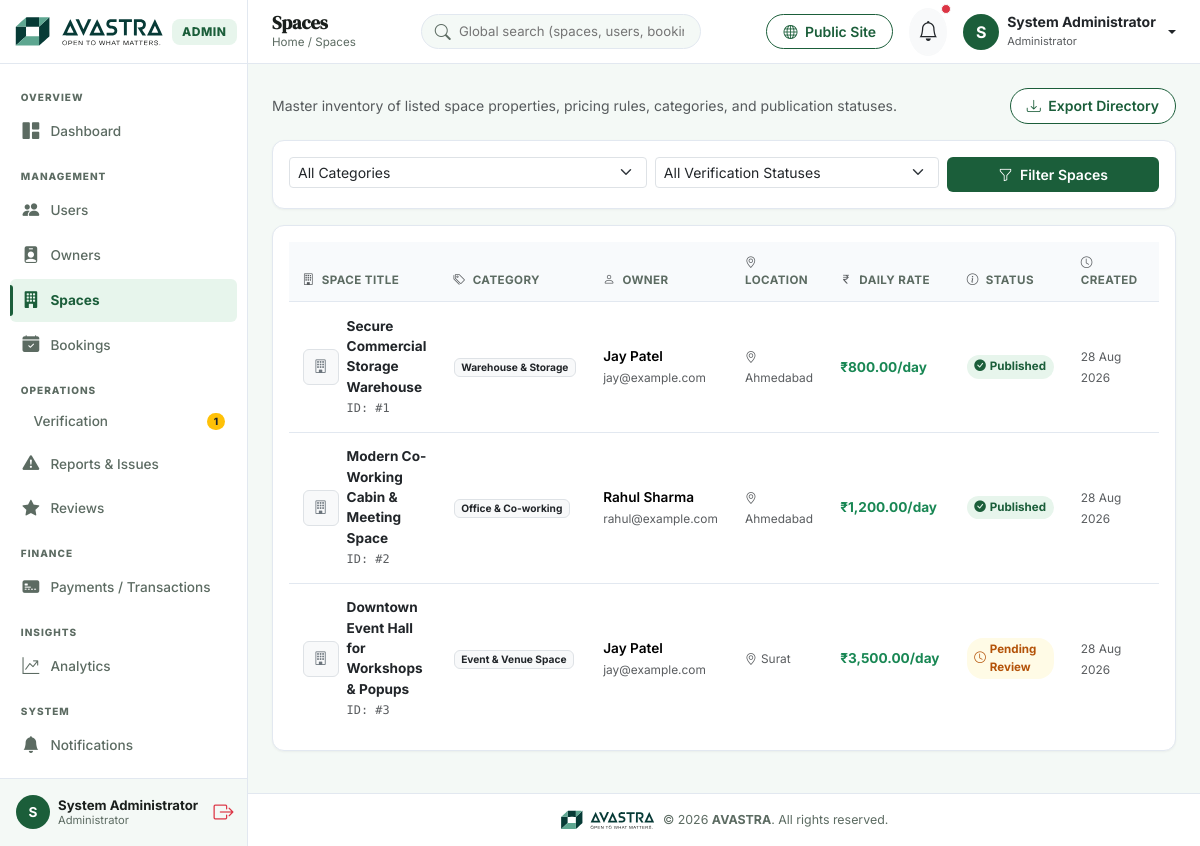
The page /admin/spaces.php (signed in) on the database its author committed.
### tables this page shows
CREATE TABLE IF NOT EXISTS `spaces` (
  `id` INT AUTO_INCREMENT PRIMARY KEY,
  `owner_id` INT NOT NULL,
  `category_id` INT NOT NULL,
  `title` VARCHAR(255) NOT NULL,
  `description` TEXT NOT NULL,
  `address` TEXT NOT NULL,
  `city` VARCHAR(100) NOT NULL,
  `state` VARCHAR(100) NOT NULL,
  `zip_code` VARCHAR(20) NOT NULL,
  `latitude` DECIMAL(10, 8) DEFAULT NULL,
  `longitude` DECIMAL(11, 8) DEFAULT NULL,
  `total_sqft` INT NOT NULL,
  `max_capacity` INT DEFAULT 10,
  `daily_rate` DECIMAL(10, 2) NOT NULL,
  `weekly_rate` DECIMAL(10, 2) DEFAULT NULL,
  `monthly_rate` DECIMAL(10, 2) DEFAULT NULL,
  `security_deposit` DECIMAL(10, 2) DEFAULT 0.00,
  `verification_status` ENUM('pending', 'approved', 'rejected') NOT NULL DEFAULT 'pending',
  `rejection_reason` TEXT DEFAULT NULL,
  `is_active` TINYINT(1) DEFAULT 1,
  `created_at` TIMESTAMP DEFAULT CURRENT_TIMESTAMP,
  `updated_at` TIMESTAMP DEFAULT CURRENT_TIMESTAMP ON UPDATE CURRENT_TIMESTAMP,
  FOREIGN KEY (`owner_id`) REFERENCES `users` (`id`) ON DELETE CASCADE,
  FOREIGN KEY (`category_id`) REFERENCES `categories` (`id`) ON DELETE CASCADE
);

CREATE TABLE IF NOT EXISTS `categories` (
  `id` INT AUTO_INCREMENT PRIMARY KEY,
  `name` VARCHAR(100) NOT NULL UNIQUE,
  `slug` VARCHAR(120) NOT NULL UNIQUE,
  `description` TEXT DEFAULT NULL,
  `icon` VARCHAR(100) DEFAULT 'bi-building',
  `is_active` TINYINT(1) DEFAULT 1,
  `created_at` TIMESTAMP DEFAULT CURRENT_TIMESTAMP
);

CREATE TABLE IF NOT EXISTS `users` (
  `id` INT AUTO_INCREMENT PRIMARY KEY,
  `role_id` INT NOT NULL DEFAULT 2,
  `full_name` VARCHAR(100) NOT NULL,
  `email` VARCHAR(150) NOT NULL UNIQUE,
  `password_hash` VARCHAR(255) NOT NULL,
  `phone` VARCHAR(20) DEFAULT NULL,
  `profile_image` VARCHAR(255) DEFAULT 'default-avatar.png',
  `address` TEXT DEFAULT NULL,
  `city` VARCHAR(100) DEFAULT NULL,
  `state` VARCHAR(100) DEFAULT NULL,
  `zip_code` VARCHAR(20) DEFAULT NULL,
  `status` ENUM('active', 'inactive', 'blocked', 'pending') NOT NULL DEFAULT 'active',
  `email_verified` TINYINT(1) DEFAULT 0,
  `created_at` TIMESTAMP DEFAULT CURRENT_TIMESTAMP,
  `updated_at` TIMESTAMP DEFAULT CURRENT_TIMESTAMP ON UPDATE CURRENT_TIMESTAMP,
  FOREIGN KEY (`role_id`) REFERENCES `roles` (`id`) ON DELETE CASCADE
);

### admin/spaces.php (the view, shortened to what this page needs)
<?php
require_once __DIR__ . '/includes/header.php';
require_once __DIR__ . '/includes/sidebar.php';
$db = Database::getInstance();
$statusFilter = $_GET['status'] ?? 'all';
$whereClauses = ["1=1"];
$params = [];
$sql = "
    SELECT s.*, c.name AS category_name, u.full_name AS owner_name, u.email AS owner_email,
           (SELECT image_path FROM space_images WHERE space_id = s.id ORDER BY is_primary DESC, id ASC LIMIT 1) AS primary_image
    FROM spaces s
    JOIN categories c ON s.category_id = c.id
    JOIN users u ON s.owner_id = u.id
    WHERE " . implode(' AND ', $whereClauses) . "
    ORDER BY s.created_at DESC
";
$stmt = $db->prepare($sql);
$stmt->execute($params);
$spaces = $stmt->fetchAll();
?>
<div id="admin-main">
    <?php require_once __DIR__ . '/includes/navbar.php'; ?>
    <main class="p-3 p-md-4">
        <div class="d-flex flex-column flex-sm-row justify-content-between align-items-sm-center gap-2 mb-3">
            <div>
                <p class="text-muted small mb-0">Master inventory of listed space properties, pricing rules, categories, and publication statuses.</p>
            </div>
            <button onclick="window.print()" class="btn btn-outline-avastra btn-sm rounded-pill px-3 align-self-start align-self-sm-center">
                <i class="bi bi-download me-1"></i> Export Directory
            </button>
        </div>
        <div class="avastra-card p-3 mb-3">
            <form method="GET" action="" class="row g-2">
                <div class="col-md-5">
                    <select name="category" class="form-select form-select-sm">
                        <option value="all">All Categories</option>
                    </select>
                </div>
                <div class="col-md-4">
                    <select name="status" class="form-select form-select-sm">
                        <option value="all" <?= ($statusFilter === 'all') ? 'selected' : ''; ?>>All Verification Statuses</option>
                    </select>
                </div>
                <div class="col-md-3 d-grid">
                    <button type="submit" class="btn btn-avastra btn-sm"><i class="bi bi-funnel me-1"></i> Filter Spaces</button>
                </div>
            </form>
        </div>
        <div class="avastra-card p-3">
            <?php if (empty($spaces)): ?>
                <div class="text-center py-5 text-muted">
                    <i class="bi bi-building-slash fs-1 text-secondary mb-2 d-block"></i>
                    No space listings found for the selected criteria.
                </div>
            <?php else: ?>
                <div class="table-responsive">
                    <table class="table table-avastra align-middle mb-0" style="font-size:0.825rem;">
                        <thead>
                            <tr>
                                <th><i class="bi bi-building me-1 text-muted"></i> Space Title</th>
                                <th><i class="bi bi-tags me-1 text-muted"></i> Category</th>
                                <th><i class="bi bi-person me-1 text-muted"></i> Owner</th>
                                <th><i class="bi bi-geo-alt me-1 text-muted"></i> Location</th>
                                <th><i class="bi bi-currency-rupee me-1 text-muted"></i> Daily Rate</th>
                                <th><i class="bi bi-info-circle me-1 text-muted"></i> Status</th>
                                <th><i class="bi bi-clock me-1 text-muted"></i> Created</th>
                                <th><i class="bi bi-three-dots me-1 text-muted"></i> Actions</th>
                            </tr>
                        </thead>
                        <tbody>
                            <?php foreach ($spaces as $s): ?>
                                <tr>
                                    <td>
                                        <div class="d-flex align-items-center gap-2">
                                            <div class="rounded bg-light d-flex align-items-center justify-content-center text-secondary border" style="width:36px; height:36px; overflow:hidden; flex-shrink:0;">
                                                <?php if ($s['primary_image']): ?>
                                                    <img src="<?= APP_URL; ?>/<?= htmlspecialchars($s['primary_image']); ?>" style="width:100%; height:100%; object-fit:cover;" alt="Thumbnail">
                                                <?php else: ?>
                                                    <i class="bi bi-building"></i>
                                                <?php endif; ?>
                                            </div>
                                            <div>
                                                <div class="fw-bold text-dark"><?= htmlspecialchars($s['title']); ?></div>
                                                <small class="text-muted font-mono">ID: #<?= $s['id']; ?></small>
                                            </div>
                                        </div>
                                    </td>
                                    <td><span class="badge bg-light text-dark border"><?= htmlspecialchars($s['category_name']); ?></span></td>
                                    <td>
                                        <div class="fw-semibold"><?= htmlspecialchars($s['owner_name']); ?></div>
                                        <small class="text-muted"><?= htmlspecialchars($s['owner_email']); ?></small>
                                    </td>
                                    <td><small class="text-muted"><i class="bi bi-geo-alt me-1"></i><?= htmlspecialchars($s['city']); ?></small></td>
                                    <td class="fw-bold text-success">₹<?= number_format((float) $s['daily_rate'], 2); ?>/day</td>
                                    <td>
                                        <?php if ($s['verification_status'] === 'approved'): ?>
                                            <span class="badge-status approved"><i class="bi bi-check-circle-fill"></i> Published</span>
                                        <?php elseif ($s['verification_status'] === 'pending'): ?>
                                            <span class="badge-status pending"><i class="bi bi-clock"></i> Pending Review</span>
                                        <?php else: ?>
                                            <span class="badge-status rejected"><i class="bi bi-x-circle-fill"></i> Rejected</span>
                                        <?php endif; ?>
                                    </td>
                                    <td><small class="text-muted"><?= date('d M Y', strtotime($s['created_at'])); ?></small></td>
                                    <td>
                                    </td>
                                </tr>
                            <?php endforeach; ?>
                        </tbody>
                    </table>
                </div>
            <?php endif; ?>
        </div>
    </main>
    <?php require_once __DIR__ . '/includes/footer.php'; ?>

### assets/css/admin.css (style rules this page uses)
:root { --avastra-primary: #1B5E3A; --avastra-primary-light: #4CAF6D; --avastra-light-green: #E7F5EC; --avastra-supporting-green: #9FD4B4; --avastra-soft-neutral: #DCE6E0; --avastra-muted: #5C6B62; --avastra-ink: #1A1F1C; --avastra-white: #FFFFFF; --avastra-warning: #E8A33D; --avastra-body-bg: #F4F9F6; --avastra-sidebar-bg: #FFFFFF; --avastra-header-bg: #FFFFFF; --avastra-card-bg: #FFFFFF; --avastra-border-color: #E2E8F0; --avastra-radius-sm: 6px; --avastra-radius-md: 10px; --avastra-radius-lg: 12px; --avastra-shadow-sm: 0 1px 3px rgba(0, 0, 0, 0.03), 0 1px 2px rgba(0, 0, 0, 0.02); --avastra-shadow-md: 0 4px 12px -2px rgba(27, 94, 58, 0.05); }
body { font-family: 'Inter', -apple-system, BlinkMacSystemFont, sans-serif; background-color: var(--avastra-body-bg); color: var(--avastra-ink); overflow-x: hidden; }
code, .font-mono { font-family: 'DM Mono', monospace; }
#admin-main { margin-left: 248px; flex-grow: 1; display: flex; flex-direction: column; min-width: 0; }
.avastra-card { background: var(--avastra-card-bg); border-radius: var(--avastra-radius-lg); border: 1px solid var(--avastra-border-color); box-shadow: var(--avastra-shadow-sm); padding: 1.25rem; margin-bottom: 1.15rem; }
.table-avastra { width: 100%; border-collapse: separate; border-spacing: 0; }
.table-avastra th { background: #F8FAFC; color: var(--avastra-muted); font-weight: 700; font-size: 0.725rem; text-transform: uppercase; letter-spacing: 0.4px; padding: 0.75rem 0.85rem; border-bottom: 1px solid var(--avastra-border-color); }
.table-avastra td { padding: 0.85rem; border-bottom: 1px solid var(--avastra-border-color); vertical-align: middle; font-size: 0.85rem; }
.table-avastra tr:last-child td { border-bottom: none; }
.badge-status { padding: 0.28em 0.65em; border-radius: 16px; font-size: 0.725rem; font-weight: 700; display: inline-flex; align-items: center; gap: 4px; }
.badge-status.approved, .badge-status.verified, .badge-status.active, .badge-status.published, .badge-status.completed, .badge-status.paid { background: var(--avastra-light-green); color: var(--avastra-primary); }
.badge-status.pending, .badge-status.under_review, .badge-status.requires_information, .badge-status.draft { background: #FFFBE6; color: #B45309; }
.btn-avastra { background: var(--avastra-primary); color: #ffffff; font-weight: 600; border: none; border-radius: var(--avastra-radius-sm); padding: 0.45rem 1.15rem; transition: all 0.15s ease; }
.btn-outline-avastra { background: #ffffff; color: var(--avastra-primary); border: 1px solid var(--avastra-primary); font-weight: 600; border-radius: var(--avastra-radius-sm); padding: 0.4rem 1rem; }

### rows shown on the page
spaces: title "Secure Commercial Storage Warehouse", id "1", category.name "Warehouse & Storage", owner.full_name "Jay Patel", owner.email "jay@example.com", city "Ahmedabad", daily_rate "800.00", verification_status "approved" (drawn), created_at "28 Aug 2026"
spaces: title "Modern Co-Working Cabin & Meeting Space", id "2", category.name "Office & Co-working", owner.full_name "Rahul Sharma", owner.email "rahul@example.com", city "Ahmedabad", daily_rate "1,200.00", verification_status "approved" (drawn), created_at "28 Aug 2026"
spaces: title "Downtown Event Hall for Workshops & Popups", id "3", category.name "Event & Venue Space", owner.full_name "Jay Patel", owner.email "jay@example.com", city "Surat", daily_rate "3,500.00", verification_status "pending" (drawn), created_at "28 Aug 2026"

### other values the page prints
$pendingVerificationCount "1"
substr($currentUser['full_name'] ?? 'A', 0, 1) "S"
$currentUser['full_name'] "System Administrator"
$pageTitle "Spaces"
